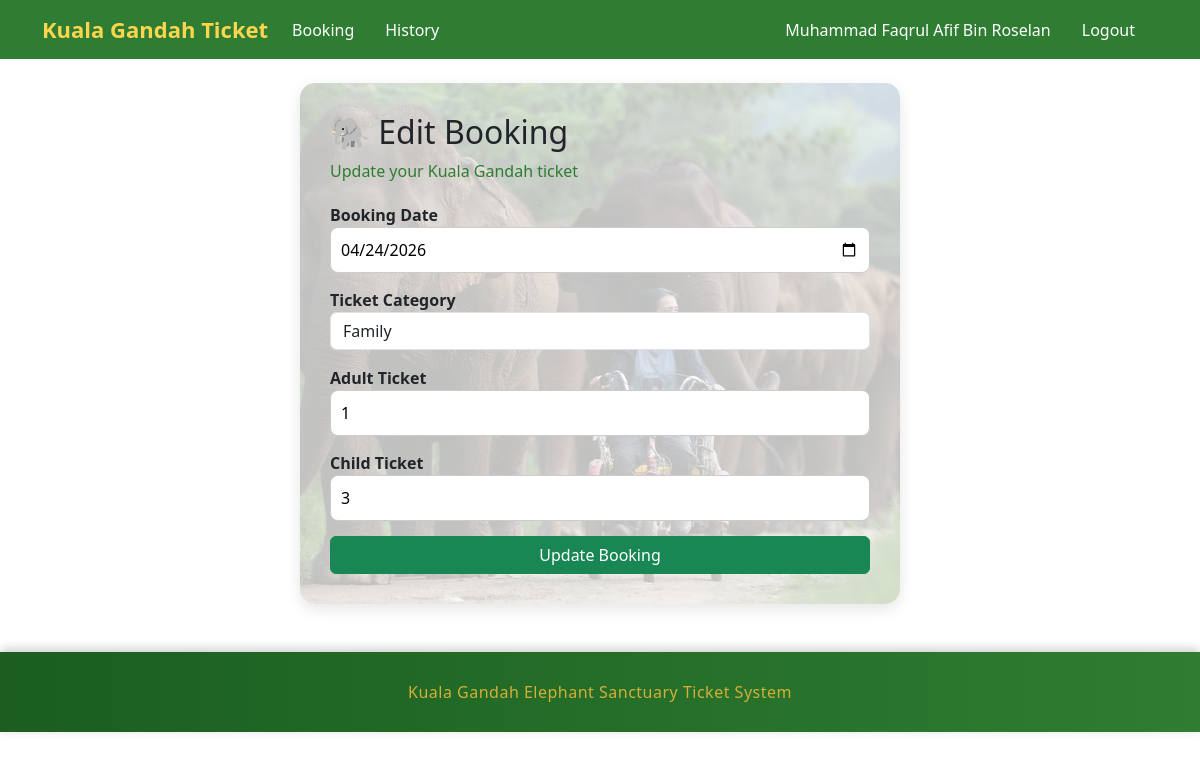
The app's page /edit_booking.php?id=56 (signed in) with its own data.
### tables this page shows
CREATE TABLE `bookings` (
  `booking_id` int(11) NOT NULL,
  `user_id` int(11) DEFAULT NULL,
  `booking_date` date DEFAULT NULL,
  `adult_qty` int(11) DEFAULT NULL,
  `child_qty` int(11) DEFAULT NULL,
  `total_price` double DEFAULT NULL,
  `created_at` timestamp NOT NULL DEFAULT current_timestamp(),
  `status` varchar(20) NOT NULL DEFAULT 'Pending',
  `receipt_file` varchar(255) DEFAULT NULL,
  `ticket_category` varchar(50) NOT NULL DEFAULT 'General'
);

### edit_booking.php (the view, shortened to what this page needs)
<?php
include "conn.php";
include "header.php";
$id = $_GET['id'];
$sql="SELECT * FROM bookings WHERE booking_id=?";
$stmt=$conn->prepare($sql);
$stmt->bind_param("i",$id);
$stmt->execute();
$result=$stmt->get_result();
$row=$result->fetch_assoc();
?>
<div class="container-box">
<h2>🐘 Edit Booking</h2>
<p class="subtitle">Update your Kuala Gandah ticket</p>
<form method="POST" action="update_booking.php">
<label>Booking Date</label>
<input type="date" name="booking_date"
value="<?php echo $row['booking_date']; ?>" required>
<label>Ticket Category</label>
<select name="ticket_category" class="form-control mb-3">
    <option value="Family" <?php echo $row['ticket_category'] === 'Family' ? 'selected' : ''; ?>>Family</option>
</select>
<label>Adult Ticket</label>
<input type="number" name="adult"
value="<?php echo $row['adult_qty']; ?>" min="0">
<label>Child Ticket</label>
<input type="number" name="child"
value="<?php echo $row['child_qty']; ?>" min="0">
<button type="submit" class="btn btn-success w-100">
Update Booking
</button>
</form>
</div>
<?php include "footer.php"; ?>

### style.css (style rules this page uses)
body { background-color:#f5f5f5; font-family:Arial, sans-serif; }
.container-box { background:white; padding:30px; width:600px; margin:auto; border-radius:10px; box-shadow:0px 0px 10px rgba(0,0,0,0.1); }
label { font-weight:bold; }
input { width:100%; padding:8px; margin-top:5px; margin-bottom:15px; border:1px solid #ccc; border-radius:5px; }
button { background:#198754; color:white; border:none; padding:10px; width:100%; border-radius:5px; }

### edit_booking.php (style rules this page uses)
.container-box { background: linear-gradient(rgba(255,255,255,0.75),rgba(255,255,255,0.75)), url("image/gajahhh.jpg"); background-size:cover; background-position:center; background-repeat:no-repeat; padding:30px; border-radius:15px; box-shadow:0 5px 15px rgba(0,0,0,0.1); max-width:600px; margin:auto; }
.subtitle { color:#2e7d32; margin-bottom:20px; font-weight:500; }
input[type=date], input[type=number] { width:100%; padding:10px; border-radius:8px; border:1px solid #ccc; margin-bottom:15px; }
button { background:#2e7d32; color:white; border:none; padding:12px; border-radius:8px; font-weight:500; transition:0.3s; }

### records on screen
bookings: booking_date "04/24/2026", ticket_category "Family", adult "1", child "3"

### other values on screen
$_SESSION['fullname'] "Muhammad Faqrul Afif Bin Roselan"
